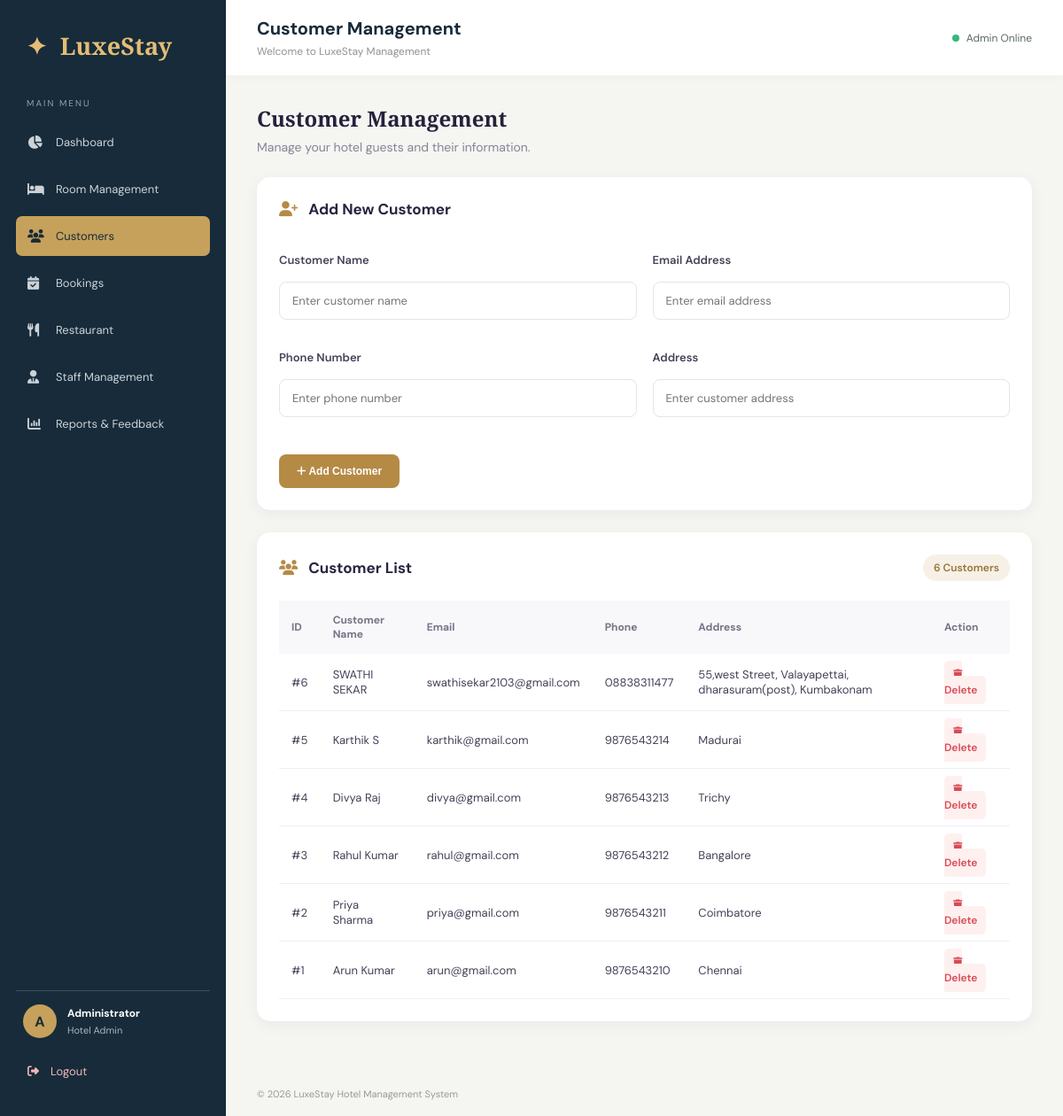
Page /customers (signed in) on the committed database.
### tables this page shows
CREATE TABLE customers (
            id INTEGER PRIMARY KEY AUTOINCREMENT,
            name TEXT NOT NULL,
            email TEXT,
            phone TEXT,
            address TEXT
        );

### app.py (the view, shortened to what this page needs)
@app.route("/customers", methods=["GET", "POST"])
@login_required
def customers():
    conn = get_db()
    customer_list = conn.execute(
        "SELECT * FROM customers ORDER BY id DESC"
    ).fetchall()
    conn.close()
    return render_template(
        "customers.html",
        customers=customer_list
    )

### app.py (called while the page is built)
def login_required(route):
    @wraps(route)
    def wrapper(*args, **kwargs):
        if "admin" not in session:
            flash("Please login to continue.", "error")
            return redirect(url_for("login"))
        return route(*args, **kwargs)
    return wrapper

### database.py (called while the page is built)
def get_db():
    conn = sqlite3.connect(DB_PATH)
    conn.row_factory = sqlite3.Row
    conn.execute("PRAGMA foreign_keys = ON")
    return conn

### templates/customers.html (shortened to what this page needs)
{% extends "base.html" %}
{% block page_heading %}Customer Management{% endblock %}
{% block content %}
<div class="page-intro">
    <div>
        <h2>Customer Management</h2>
        <p>Manage your hotel guests and their information.</p>
    </div>
</div>
<div class="management-card">
    <div class="card-heading">
        <h3><i class="fa-solid fa-user-plus"></i> Add New Customer</h3>
    </div>
    <form method="POST" action="{{ url_for('customers') }}" class="management-form">
        <div class="form-grid">
            <div class="form-group">
                <label>Customer Name</label>
                <input type="text" name="name"
                       placeholder="Enter customer name" required>
            </div>
            <div class="form-group">
                <label>Email Address</label>
                <input type="email" name="email"
                       placeholder="Enter email address">
            </div>
            <div class="form-group">
                <label>Phone Number</label>
                <input type="tel" name="phone"
                       placeholder="Enter phone number">
            </div>
            <div class="form-group">
                <label>Address</label>
                <input type="text" name="address"
                       placeholder="Enter customer address">
            </div>
        </div>
        <button type="submit" class="primary-btn">
            <i class="fa-solid fa-plus"></i> Add Customer
        </button>
    </form>
</div>
<div class="management-card">
    <div class="card-heading">
        <h3><i class="fa-solid fa-users"></i> Customer List</h3>
        <span class="count-label">{{ customers|length }} Customers</span>
    </div>
    <div class="table-responsive">
        <table class="management-table">
            <thead>
                <tr>
                    <th>ID</th>
                    <th>Customer Name</th>
                    <th>Email</th>
                    <th>Phone</th>
                    <th>Address</th>
                    <th>Action</th>
                </tr>
            </thead>
            <tbody>
                {% for customer in customers %}
                <tr>
                    <td>#{{ customer.id }}</td>
                    <td>{{ customer.name }}</td>
                    <td>{{ customer.email or 'N/A' }}</td>
                    <td>{{ customer.phone or 'N/A' }}</td>
                    <td>{{ customer.address or 'N/A' }}</td>
                    <td>
                        <a href="{{ url_for('delete_customer', id=customer.id) }}"
                           class="delete-btn"
                           onclick="return confirm('Delete this customer?')">
                            <i class="fa-solid fa-trash"></i> Delete
                        </a>
                    </td>
                </tr>
                {% else %}
                <tr>
                    <td colspan="6" class="empty-message">
                        No customers added yet.
                    </td>
                </tr>
                {% endfor %}
            </tbody>
        </table>
    </div>
</div>
{% endblock %}

### static/css/style.css (style rules this page uses)
:root { --navy: #172B3A; --gold: #C6A15B; --cream: #F7F5F0; --white: #FFFFFF; --text: #273746; }
* { margin: 0; padding: 0; box-sizing: border-box; }
body { font-family: 'DM Sans', sans-serif; background: var(--cream); color: var(--text); }
.admin-body { background: #F5F5F2; min-height: 100vh; }
.table-responsive { overflow-x: auto; }
.page-intro { display: flex; justify-content: space-between; align-items: center; margin-bottom: 25px; }
.page-intro h2 { font-family: 'Playfair Display', serif; color: #172B3A; font-size: 25px; }
.page-intro p { color: #999; font-size: 12px; margin-top: 7px; }
.management-card { background: white; padding: 25px; border-radius: 10px; box-shadow: 0 3px 15px rgba(0,0,0,0.03); min-width: 0; }
.management-card h3 { color: #172B3A; font-size: 17px; }
.management-card h3 i { color: #C6A15B; margin-right: 8px; }
.management-form label { display: block; font-size: 12px; font-weight: 600; color: #52616B; margin: 16px 0 8px; }
.management-form input, .management-form select, .management-form textarea { width: 100%; padding: 13px; border: 1px solid #E3E3E3; border-radius: 6px; font-family: inherit; font-size: 12px; outline: none; background: white; }
.primary-btn { margin-top: 22px; background: #172B3A; color: white; border: none; padding: 14px 22px; border-radius: 6px; cursor: pointer; font-weight: 600; font-size: 12px; }
.delete-btn { background: #FFF0F0; color: #CA4A4A; text-decoration: none; padding: 8px 10px; border-radius: 5px; font-size: 10px; }
.page-intro { margin-bottom: 25px; }
.page-intro h2 { color: #25213b; font-size: 24px; font-weight: 700; margin-bottom: 6px; }
.page-intro p { color: #858398; font-size: 14px; }
.management-card { background: #ffffff; padding: 25px; border-radius: 15px; margin-bottom: 25px; box-shadow: 0 4px 18px rgba(30, 25, 60, 0.05); }
.card-heading { display: flex; align-items: center; justify-content: space-between; gap: 12px; margin-bottom: 22px; }
.card-heading h3 { font-size: 17px; font-weight: 700; color: #29243f; }
.card-heading h3 i { color: #b58a45; margin-right: 8px; }
.form-grid { display: grid; grid-template-columns: repeat(2, minmax(0, 1fr)); gap: 18px; margin-bottom: 20px; }
.form-group { display: flex; flex-direction: column; gap: 8px; }
.form-group label { color: #454158; font-size: 13px; font-weight: 600; }
.form-group input { width: 100%; padding: 12px 14px; border: 1px solid #e5e3ec; border-radius: 8px; outline: none; font-size: 13px; }
.primary-btn { background: #b58a45; color: white; border: none; padding: 12px 20px; border-radius: 8px; cursor: pointer; font-weight: 600; }
.count-label { background: #f6f0e6; color: #99743b; padding: 7px 12px; border-radius: 20px; font-size: 12px; font-weight: 600; }
.table-responsive { width: 100%; overflow-x: auto; }
.management-table { width: 100%; border-collapse: collapse; min-width: 650px; }
.management-table th { background: #f8f7fa; color: #777387; text-align: left; padding: 14px; font-size: 12px; }
.management-table td { padding: 15px 14px; border-bottom: 1px solid #f0eef4; color: #454158; font-size: 13px; }
.delete-btn { color: #d94b55; text-decoration: none; font-size: 12px; font-weight: 600; }
.management-table td { vertical-align: middle; }

### rows in the picture
customers: id "6", name "SWATHI SEKAR", email "swathisekar2103@gmail.com", phone "08838311477", address "55,west Street, Valayapettai, dharasuram(post), Kumbakonam"
customers: id "5", name "Karthik S", email "karthik@gmail.com", phone "9876543214", address "Madurai"
customers: id "4", name "Divya Raj", email "divya@gmail.com", phone "9876543213", address "Trichy"
customers: id "3", name "Rahul Kumar", email "rahul@gmail.com", phone "9876543212", address "Bangalore"
customers: id "2", name "Priya Sharma", email "priya@gmail.com", phone "9876543211", address "Coimbatore"
customers: id "1", name "Arun Kumar", email "arun@gmail.com", phone "9876543210", address "Chennai"

### other values in the picture
{{ customers|length }} "6"
